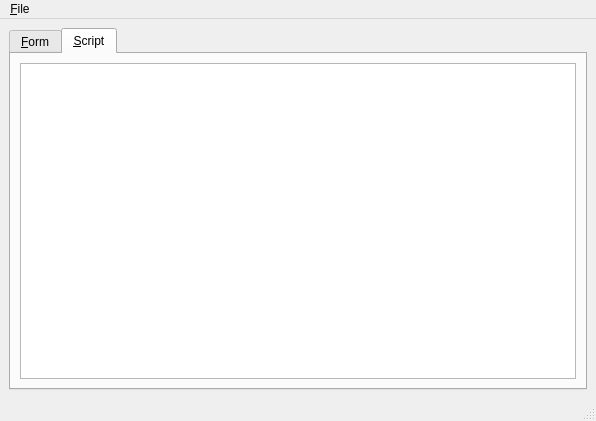
<ui version="4.0" >
 <class>FormEditorWindow</class>
 <widget class="QMainWindow" name="FormEditorWindow" >
  <property name="geometry" >
   <rect>
    <x>0</x>
    <y>0</y>
    <width>596</width>
    <height>421</height>
   </rect>
  </property>
  <property name="windowTitle" >
   <string>MainWindow</string>
  </property>
  <widget class="QWidget" name="centralwidget" >
   <layout class="QGridLayout" >
    <item row="0" column="0" >
     <widget class="QTabWidget" name="tabWidgetMain" >
      <property name="currentIndex" >
       <number>1</number>
      </property>
      <widget class="QWidget" name="tabForm" >
       <attribute name="title" >
        <string>&amp;Form</string>
       </attribute>
       <layout class="QGridLayout" >
        <item row="0" column="0" >
         <widget class="QScrollArea" native="1" name="scrollAreaForm" >
          <property name="widgetResizable" stdset="0" >
           <bool>true</bool>
          </property>
          <widget class="QWidget" native="1" name="scrollAreaWidgetContents" >
           <property name="geometry" >
            <rect>
             <x>0</x>
             <y>0</y>
             <width>566</width>
             <height>323</height>
            </rect>
           </property>
          </widget>
         </widget>
        </item>
       </layout>
      </widget>
      <widget class="QWidget" name="tabScript" >
       <attribute name="title" >
        <string>&amp;Script</string>
       </attribute>
       <layout class="QGridLayout" >
        <item row="0" column="0" >
         <widget class="QTextEdit" name="plainTextEdit" />
        </item>
       </layout>
      </widget>
     </widget>
    </item>
   </layout>
  </widget>
  <widget class="QMenuBar" name="menubar" >
   <property name="geometry" >
    <rect>
     <x>0</x>
     <y>0</y>
     <width>596</width>
     <height>30</height>
    </rect>
   </property>
   <widget class="QMenu" name="menuFile" >
    <property name="title" >
     <string>&amp;File</string>
    </property>
    <addaction name="actionOpen" />
    <addaction name="actionSave" />
    <addaction name="actionSaveAs" />
    <addaction name="separator" />
    <addaction name="actionClose" />
   </widget>
   <addaction name="menuFile" />
  </widget>
  <widget class="QStatusBar" name="statusbar" />
  <action name="actionOpen" >
   <property name="text" >
    <string>&amp;Open...</string>
   </property>
  </action>
  <action name="actionSave" >
   <property name="text" >
    <string>&amp;Save</string>
   </property>
  </action>
  <action name="actionSaveAs" >
   <property name="text" >
    <string>Save &amp;as...</string>
   </property>
  </action>
  <action name="actionClose" >
   <property name="text" >
    <string>&amp;Close</string>
   </property>
  </action>
 </widget>
 <customwidgets>
  <customwidget>
   <class>QScrollArea</class>
   <extends>QWidget</extends>
   <header>qscrollarea.h</header>
  </customwidget>
 </customwidgets>
 <resources/>
 <connections>
  <connection>
   <sender>actionClose</sender>
   <signal>triggered()</signal>
   <receiver>FormEditorWindow</receiver>
   <slot>close()</slot>
   <hints>
    <hint type="sourcelabel" >
     <x>-1</x>
     <y>-1</y>
    </hint>
    <hint type="destinationlabel" >
     <x>297</x>
     <y>210</y>
    </hint>
   </hints>
  </connection>
 </connections>
</ui>
